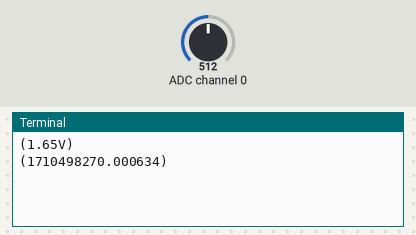
Recording of a program running on a simulated Raspberry Pi (BCM pin numbers). Shown: the last lines printed to the terminal. Inputs (shaded band) come from the test bench; at power-on: ADC channel 0 = 512 (analog values on the 0–1023 scale). Databases and web services accept everything at once and return nothing; the clock reads 2024-03-15 10:24:30 at power-on unless the program sets it.

Above: at 1.2 s.
1.3 s: ADC channel 0 set to 716
At 6.3 s:
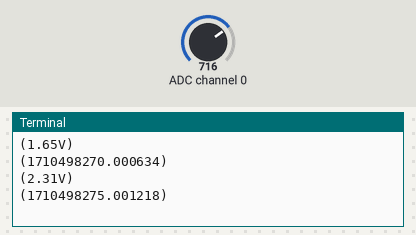
7.3 s: ADC channel 0 set to 900
At 11.3 s:
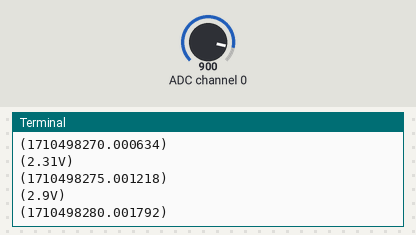
Timing chart, 0 to 12.8 s (numbered marks = the images above; inputs shaded):
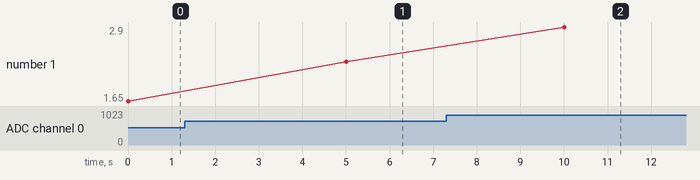

Measured:
- after the input at 1.3 s, the terminal: prints a new line after 3.7 s (image 1)
- after the input at 7.3 s, the terminal: prints a new line after 2.7 s (image 2)
- plotted number 1: 1.65 → 2.31 after the input at 1.3 s, 2.31 → 2.9 after the input at 7.3 s

The program:

pytest.py
```python
#!/usr/bin/python

import spidev
import time
import os
import MySQLdb


# Open SPI buss
spi = spidev.SpiDev()
spi.open(0,0)

# connect to the MySQL database
conn = MySQLdb.connect(host= "localhost",
                  user="root",
                  passwd="football12",
                  db="readings")
x = conn.cursor()

# Function to read SPI data from MCP3008 chip
# Channel must be an integer 0-7
def ReadChannel(channel):
  adc = spi.xfer2([1,(8+channel)<<4,0])
  data = ((adc[1]&3) << 8) + adc[2]
  return data

# Function to convert data to voltage level,
# rounded to specified number of decimal places.
def ConvertVolts(data,places):
  volts = (data * 3.3) / float(1023)
  volts = round(volts,places)
  return volts

# Function to calculate temperature from
# TMP36 data, rounded to specified
# number of decimal places.
def ConvertTemp(data,places):

  # ADC Value
  # (approx)    Volts
  #    0         0.00
  #   78         0.25
  #  155         0.50
  #  233         0.75
  #  310         1.00
  #  465         1.50
  #  775         2.50
  # 1023         3.30

  temp = ((data * 330)/float(1023))-50
  temp = round(temp,places)
  return temp

# Define sensor channels
light_channel = 0
temp_channel  = 0


# Define delay between readings
delay = 5

while True:

  # Read the light sensor data
  light_level = ReadChannel(light_channel)
  light_volts = ConvertVolts(light_level,2)


  # Print out results
  print("({}V)".format(light_volts))
  date_time = time.time()
  print("({})".format(date_time))
  x.execute (" INSERT INTO data VALUES (%s,%s)", (light_volts,date_time))
  conn.commit()

  # Wait before repeating loop
  time.sleep(delay)
```
